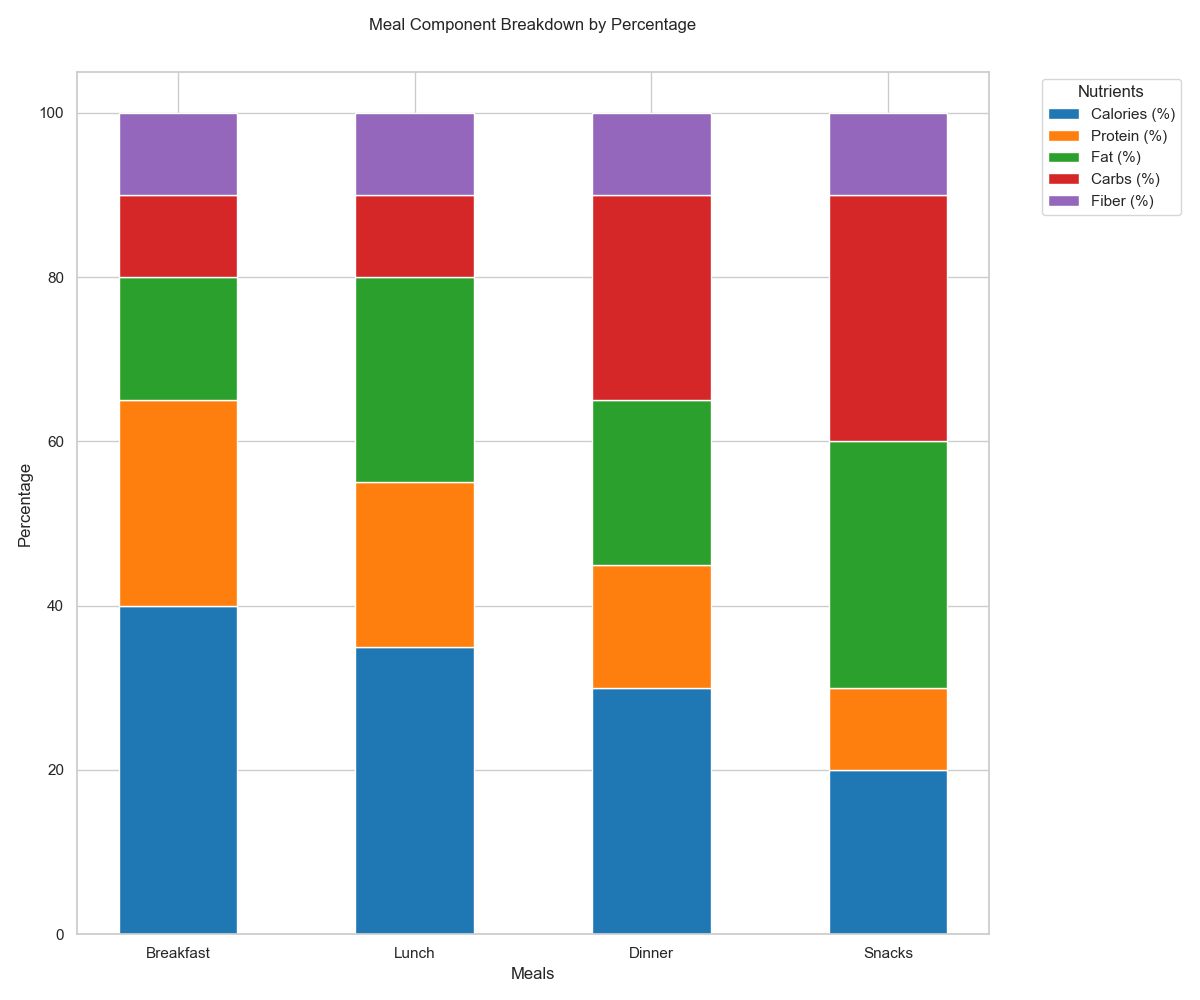

Python code for this plot:

import pandas as pd
import numpy as np
import seaborn as sns
import matplotlib.pyplot as plt

data = [
    {'Room': 'Breakfast', 'Calories (%)': 40, 'Protein (%)': 25, 'Fat (%)': 15, 'Carbs (%)': 10, 'Fiber (%)': 10},
    {'Room': 'Lunch', 'Calories (%)': 35, 'Protein (%)': 20, 'Fat (%)': 25, 'Carbs (%)': 10, 'Fiber (%)': 10},
    {'Room': 'Dinner', 'Calories (%)': 30, 'Protein (%)': 15, 'Fat (%)': 20, 'Carbs (%)': 25, 'Fiber (%)': 10},
    {'Room': 'Snacks', 'Calories (%)': 20, 'Protein (%)': 10, 'Fat (%)': 30, 'Carbs (%)': 30, 'Fiber (%)': 10}
]

df = pd.DataFrame(data)
df.set_index('Room', inplace=True)

df_percentage = df.div(df.sum(axis=1), axis=0) * 100

plt.figure(figsize=(12, 10))

bottom = np.zeros(len(df))

colors = ['#1f77b4', '#ff7f0e', '#2ca02c', '#d62728', '#9467bd']

for i, col in enumerate(df.columns):
    plt.bar(df_percentage.index, df_percentage[col], bottom=bottom, label=col, color=colors[i], width=0.5)
    bottom += df_percentage[col]

plt.xlabel('Meals')
plt.ylabel('Percentage')
plt.title('Meal Component Breakdown by Percentage', pad=30)
plt.legend(title='Nutrients', bbox_to_anchor=(1.05, 1), loc='upper left')

plt.tight_layout()
plt.show()
